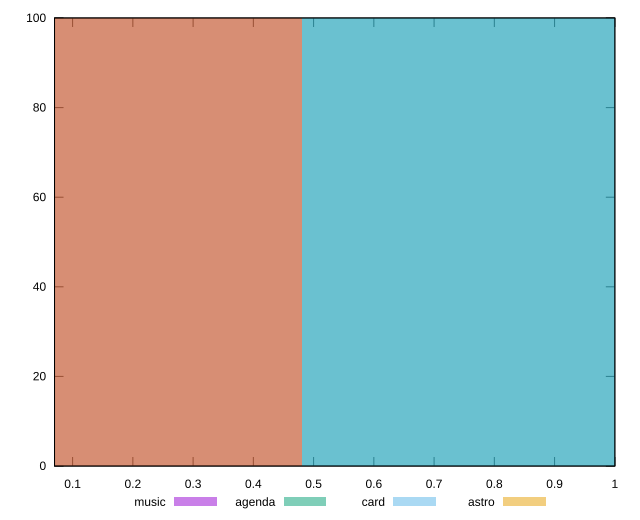

Source code (gnuplot):
reset

$music <<EOF
0 100
EOF

$agenda <<EOF
0.9614772854935462 100
EOF

$card <<EOF
0.9614772854935462 100
EOF

$astro <<EOF
0 100
EOF

set key outside below
set boxwidth 0.9614772854935462
set xrange [0.07:1]
set yrange [0:100]
set trange [0:100]
set style fill transparent solid 0.5 noborder
set terminal svg size 640, 520 enhanced background rgb 'white'
set output "reports/report_00032_2021-02-25T10-28-15.087Z/interactive/comparison/histogram/all_score.svg"

plot $music title "music" with boxes, \
     $agenda title "agenda" with boxes, \
     $card title "card" with boxes, \
     $astro title "astro" with boxes

reset
